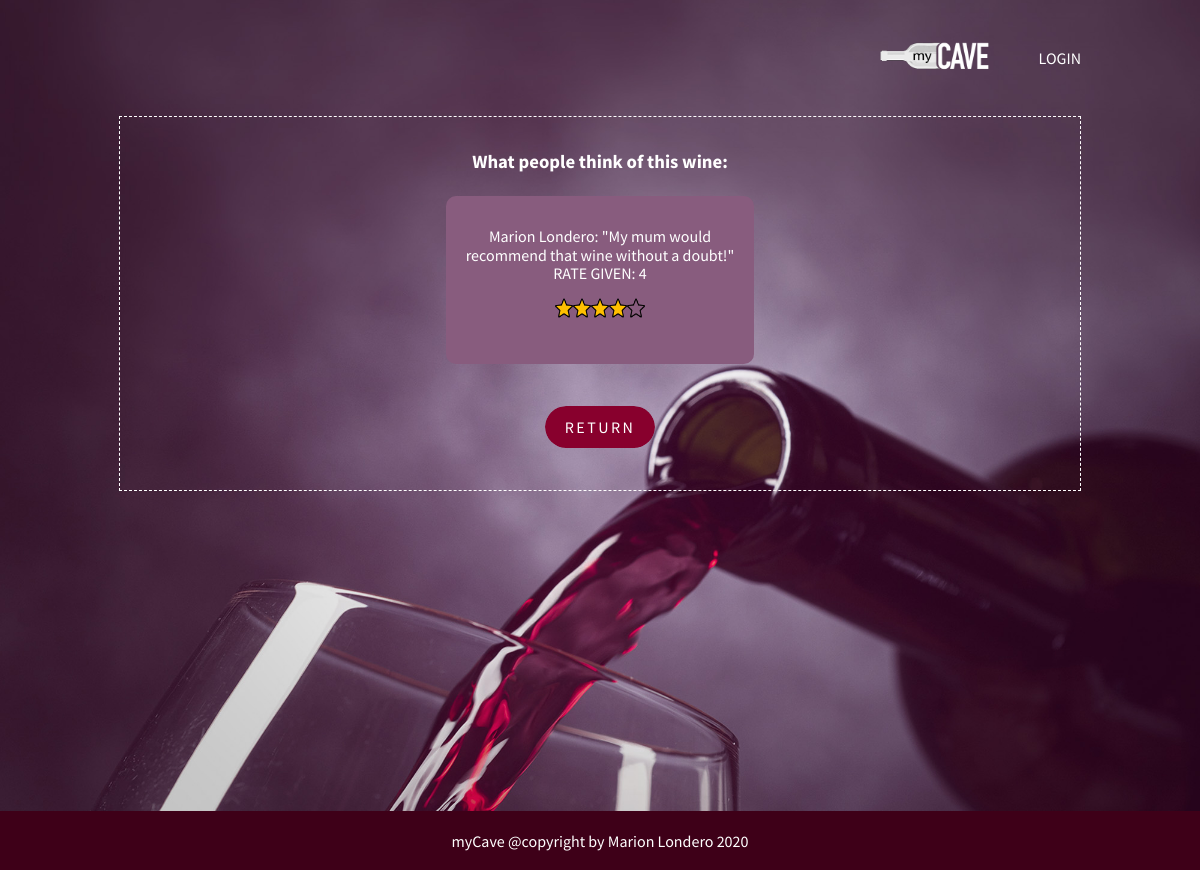
Page /comments.php?id=7 on the earlier database version.
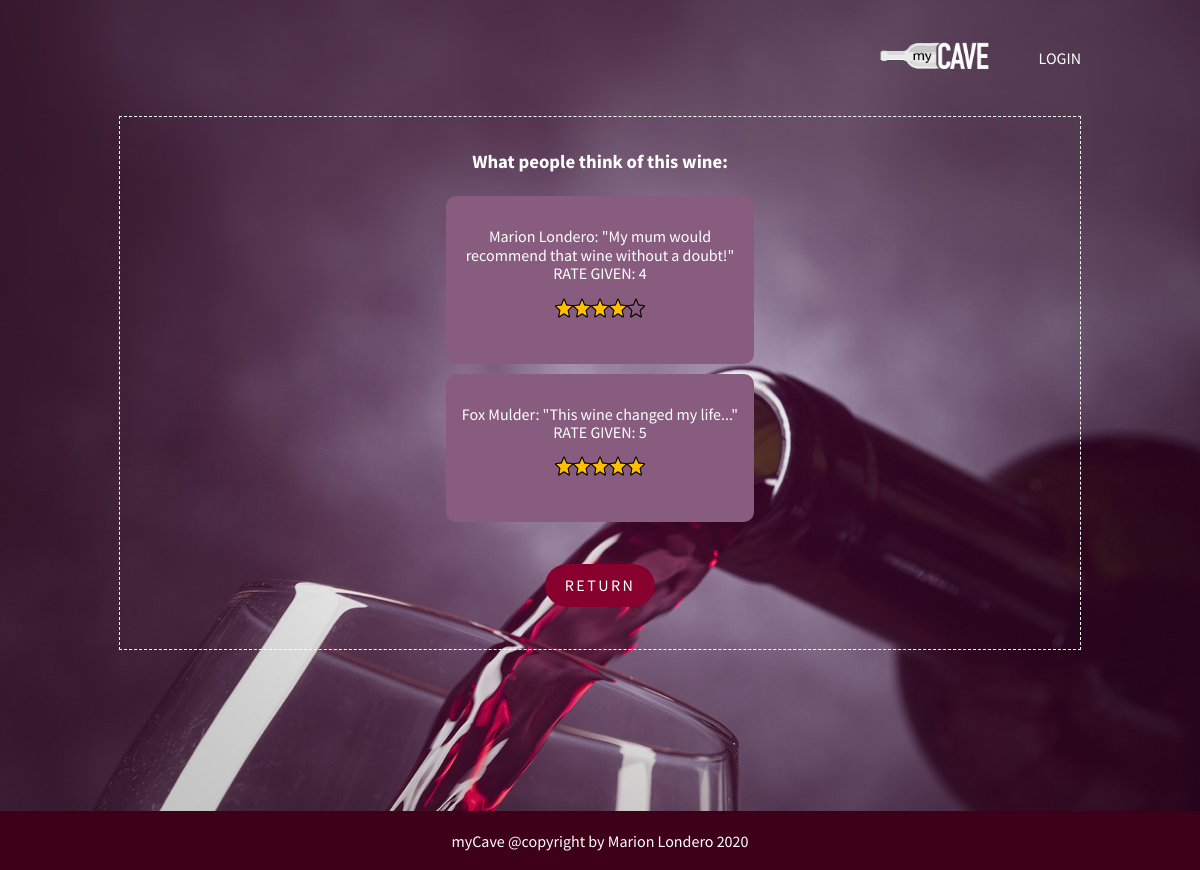
Same page on the later database version.
### tables this page shows
CREATE TABLE `rate` (
  `id_rate` int(11) NOT NULL,
  `user_fullname` varchar(255) NOT NULL,
  `rate` int(11) NOT NULL,
  `comment` varchar(255) NOT NULL,
  `id_user` int(11) NOT NULL,
  `id_wine` int(11) NOT NULL
);

### comments.php (the view, shortened to what this page needs)
<?php
require 'assets/php/connect.php';
require 'assets/php/function.php';
include 'assets/php/background-image.php';
include 'assets/php/header.php';
include 'assets/php/nav.php';
    if(isset($_GET['id'])){
    $id = $_GET['id'];
    $sql = $db->query("SELECT * FROM rate AS r RIGHT JOIN wine AS w on w.id=r.id_wine WHERE w.id=$id");
    $sql->setFetchMode(PDO::FETCH_ASSOC);
    }
?>
<section>
    <article id="cartouche">
        <div id="text-welcome">
            <h3 class="ml3">What people think of this wine: </h3>
            <?php while($row = $sql->fetch()){ ?>
                <div id="card" class="flex">
                    <p><?= $row['user_fullname']; ?>: "<?= $row['comment']; ?>" RATE GIVEN: <?= $row['rate']; ?>
                <?php
                    if($row['rate'] >= 1 && $row['rate'] < 2){ ?>
                         <img src="assets/img/star1.png" alt="star1" class="ministars" width="90" height="20">
            <?php }if($row['rate'] >= 2 && $row['rate'] < 3){ ?>
                         <img src="assets/img/star2.png" alt="star2" class="ministars" width="90" height="20">
            <?php }if($row['rate'] >= 3 && $row['rate'] < 4){ ?>
                         <img src="assets/img/star3.png" alt="star3" class="ministars" width="90" height="20">
            <?php }if($row['rate'] >= 4 && $row['rate'] < 5){ ?>
                         <img src="assets/img/star4.png" alt="star4" class="ministars" width="90" height="20">
            <?php }if($row['rate'] >= 5  && $row['rate'] < 6){ ?>
                        <img src="assets/img/star5.png" alt="star5" class="ministars" width="90" height="20">
             <?php } ?></p>
                </div>
    <?php  }?>
             <div class="button2">
                <a href="displaywine.php?id=<?= $id ?>" class="button3">RETURN</a>
            </div>
        </div>
    </article>
</section>
<?php
include 'assets/php/footer.php';
?>

Differences in the rows shown:
added rate: user_fullname "Fox Mulder", comment "This wine changed my life...", rate "5"
